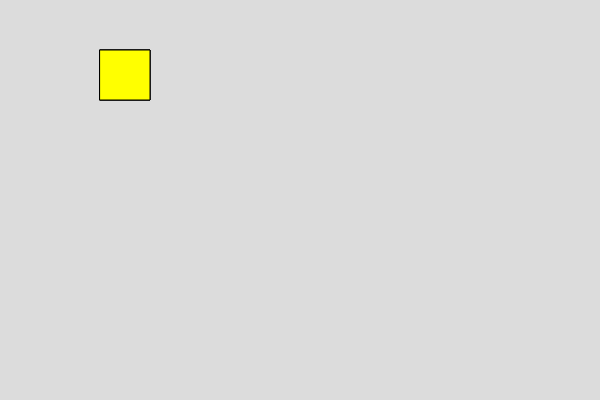
Frame 1 (no input)
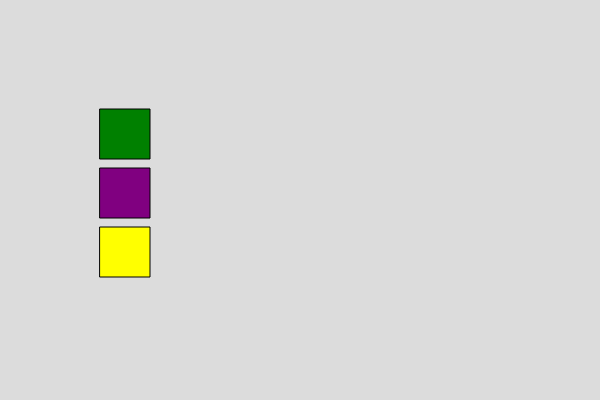
Frame 60 (no input)
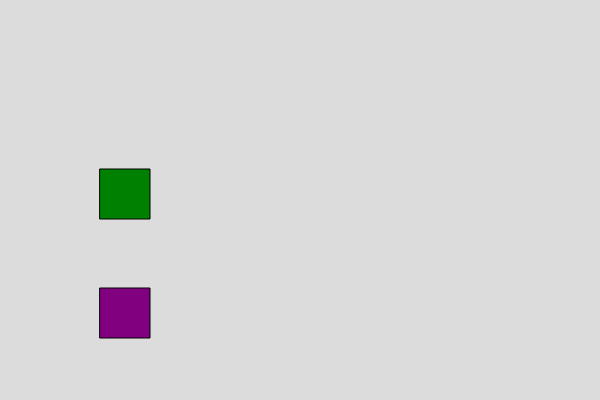
Frame 120 (the mouse pressed at the canvas centre since frame 60)

The p5.js sketch that drew these frames (run headless with seeded random() and noise() and a simulated clock; from frame 60 on, the mouse is pressed at the canvas centre):

// p5.js sketch
// ── sketch.js

var box1,box2,box3;

function setup() {
  createCanvas(600, 400);
 box1 = new Box()
 box2 = new Box()
 box3 = new Box()
}

function draw() {
  background(220);
  fill ("purple")
  box1.show()
  box1.move(2)
  fill ("green")
  box2.show()
  box2.move(1)
  fill ("yellow")
  box3.show()
  box3.move(3)

}


// ── box.js
class Box
  {
    constructor()
    {
      this.x =100;
      this.y = 50
      this.w = 50;
      this.h = 50;
    }
    
    show()
    {
      rect(this.x,this.y,this.w,this.h)
    }
    
    //write function to set the width of the box
move(v){
  this.y = this.y+v
}
  }

  
